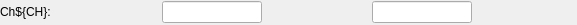
<?xml version="1.0" encoding="UTF-8"?>
<ui version="4.0">
 <class>Form</class>
 <widget class="QWidget" name="Form">
  <property name="geometry">
   <rect>
    <x>0</x>
    <y>0</y>
    <width>577</width>
    <height>25</height>
   </rect>
  </property>
  <property name="windowTitle">
   <string>Form</string>
  </property>
  <layout class="QVBoxLayout" name="verticalLayout">
   <property name="leftMargin">
    <number>0</number>
   </property>
   <property name="topMargin">
    <number>0</number>
   </property>
   <property name="rightMargin">
    <number>0</number>
   </property>
   <property name="bottomMargin">
    <number>0</number>
   </property>
   <item>
    <layout class="QGridLayout" name="gridLayout">
     <property name="horizontalSpacing">
      <number>5</number>
     </property>
     <item row="0" column="4">
      <widget class="PyDMLineEdit" name="PyDMLineEdit_74">
       <property name="sizePolicy">
        <sizepolicy hsizetype="MinimumExpanding" vsizetype="Fixed">
         <horstretch>0</horstretch>
         <verstretch>0</verstretch>
        </sizepolicy>
       </property>
       <property name="minimumSize">
        <size>
         <width>100</width>
         <height>0</height>
        </size>
       </property>
       <property name="maximumSize">
        <size>
         <width>100</width>
         <height>16777215</height>
        </size>
       </property>
       <property name="toolTip">
        <string/>
       </property>
       <property name="alignment">
        <set>Qt::AlignCenter</set>
       </property>
       <property name="alarmSensitiveContent" stdset="0">
        <bool>true</bool>
       </property>
       <property name="channel" stdset="0">
        <string>ca://${DEV}:POWERSCL${CH}</string>
       </property>
      </widget>
     </item>
     <item row="0" column="0">
      <widget class="QLabel" name="label_57">
       <property name="sizePolicy">
        <sizepolicy hsizetype="Preferred" vsizetype="Preferred">
         <horstretch>0</horstretch>
         <verstretch>0</verstretch>
        </sizepolicy>
       </property>
       <property name="minimumSize">
        <size>
         <width>50</width>
         <height>0</height>
        </size>
       </property>
       <property name="font">
        <font>
         <weight>50</weight>
         <bold>false</bold>
        </font>
       </property>
       <property name="text">
        <string>Ch${CH}:</string>
       </property>
      </widget>
     </item>
     <item row="0" column="2">
      <widget class="PyDMLineEdit" name="PyDMLineEdit_31">
       <property name="sizePolicy">
        <sizepolicy hsizetype="MinimumExpanding" vsizetype="Fixed">
         <horstretch>0</horstretch>
         <verstretch>0</verstretch>
        </sizepolicy>
       </property>
       <property name="minimumSize">
        <size>
         <width>100</width>
         <height>0</height>
        </size>
       </property>
       <property name="maximumSize">
        <size>
         <width>100</width>
         <height>16777215</height>
        </size>
       </property>
       <property name="toolTip">
        <string/>
       </property>
       <property name="alignment">
        <set>Qt::AlignCenter</set>
       </property>
       <property name="alarmSensitiveContent" stdset="0">
        <bool>true</bool>
       </property>
       <property name="channel" stdset="0">
        <string>ca://${DEV}:AMPLSCL${CH}</string>
       </property>
      </widget>
     </item>
     <item row="0" column="3">
      <widget class="PyDMLabel" name="PyDMLabel_11">
       <property name="sizePolicy">
        <sizepolicy hsizetype="Preferred" vsizetype="Preferred">
         <horstretch>0</horstretch>
         <verstretch>0</verstretch>
        </sizepolicy>
       </property>
       <property name="minimumSize">
        <size>
         <width>100</width>
         <height>0</height>
        </size>
       </property>
       <property name="maximumSize">
        <size>
         <width>100</width>
         <height>16777215</height>
        </size>
       </property>
       <property name="toolTip">
        <string/>
       </property>
       <property name="alignment">
        <set>Qt::AlignCenter</set>
       </property>
       <property name="alarmSensitiveContent" stdset="0">
        <bool>true</bool>
       </property>
       <property name="channel" stdset="0">
        <string>ca://${DEV}:AMPL_W0CH${CH}</string>
       </property>
      </widget>
     </item>
     <item row="0" column="5">
      <widget class="PyDMLabel" name="PyDMLabel_169">
       <property name="sizePolicy">
        <sizepolicy hsizetype="Preferred" vsizetype="Preferred">
         <horstretch>0</horstretch>
         <verstretch>0</verstretch>
        </sizepolicy>
       </property>
       <property name="minimumSize">
        <size>
         <width>100</width>
         <height>0</height>
        </size>
       </property>
       <property name="maximumSize">
        <size>
         <width>100</width>
         <height>16777215</height>
        </size>
       </property>
       <property name="toolTip">
        <string/>
       </property>
       <property name="alignment">
        <set>Qt::AlignCenter</set>
       </property>
       <property name="alarmSensitiveContent" stdset="0">
        <bool>true</bool>
       </property>
       <property name="channel" stdset="0">
        <string>ca://${DEV}:POWER_W0CH${CH}</string>
       </property>
      </widget>
     </item>
     <item row="0" column="1">
      <widget class="PyDMLabel" name="PyDMLabel_12">
       <property name="sizePolicy">
        <sizepolicy hsizetype="Preferred" vsizetype="Preferred">
         <horstretch>0</horstretch>
         <verstretch>0</verstretch>
        </sizepolicy>
       </property>
       <property name="minimumSize">
        <size>
         <width>100</width>
         <height>0</height>
        </size>
       </property>
       <property name="maximumSize">
        <size>
         <width>100</width>
         <height>16777215</height>
        </size>
       </property>
       <property name="toolTip">
        <string/>
       </property>
       <property name="alignment">
        <set>Qt::AlignCenter</set>
       </property>
       <property name="alarmSensitiveContent" stdset="0">
        <bool>true</bool>
       </property>
       <property name="channel" stdset="0">
        <string>ca://${DEV}:DMOD_LABEL${CH}</string>
       </property>
      </widget>
     </item>
    </layout>
   </item>
  </layout>
 </widget>
 <customwidgets>
  <customwidget>
   <class>PyDMLabel</class>
   <extends>QLabel</extends>
   <header>pydm.widgets.label</header>
  </customwidget>
  <customwidget>
   <class>PyDMLineEdit</class>
   <extends>QLineEdit</extends>
   <header>pydm.widgets.line_edit</header>
  </customwidget>
 </customwidgets>
 <resources/>
 <connections/>
</ui>
